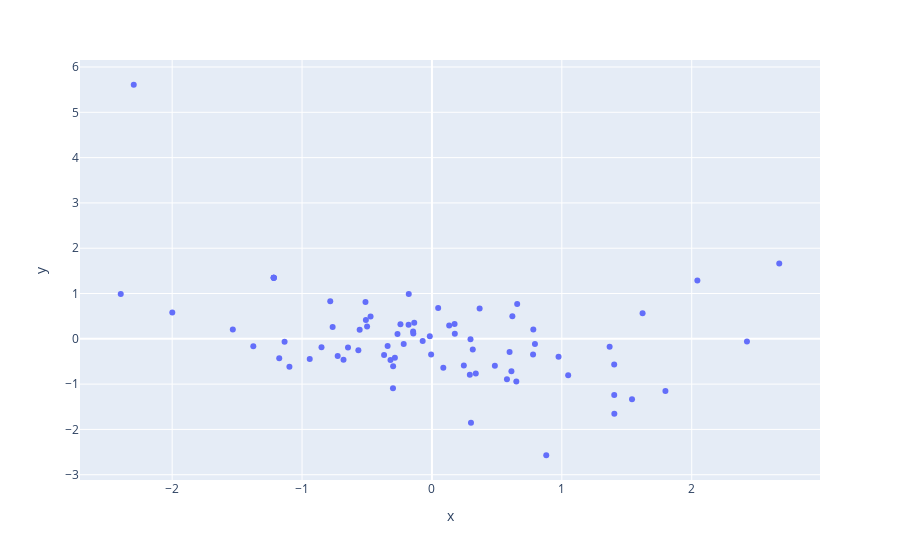

Notebook code cell kept with this figure:
### Code cell
#px.scatter(r_data)
px.scatter(x=r_data.Returns, y=r_data.Volatility, hover_name=r_data.index)

### Figure 1 — Plotly figure (JSON) as saved in the notebook; plotly's stock layout.template omitted (floating-point values rounded to 4 significant figures)
{"data": [{"hovertemplate": "<b>%{hovertext}</b><br><br>x=%{x}<br>y=%{y}<extra></extra>", "hovertext": ["BTC", "ETH", "SOL", "EGLD", "VET", "GALA", "QNT", "TWT", "BNB", "KSM", "XMR", "MATIC", "DOT", "SHIB", "AAVE", "FET", "OCEAN", "SC", "CELR", "LINK", "XRP", "ADA", "LTC", "AVAX", "ATOM", "FIL", "NEAR", "ICP", "ALGO", "FTM", "THETA", "CHZ", "NEO", "DASH", "SNX", "KAVA", "DOGE", "SAND", "CRV", "ZIL", "CELO", "BAT", "XLM", "DODO", "IOTA", "APT", "TROY", "REN", "IDEX", "YFI", "EOS", "LUNC", "CFX", "CFX", "OP", "LDO", "PAXG", "TRX", "ILV", "CAKE", "DEXE", "ETC", "LIT", "APE", "LTO", "HOT", "AXS", "COMP", "LUNA", "CFX", "CFX", "IMX", "WOO", "MINA", "PEPE", "ARB", "MANA"], "legendgroup": "", "marker": {"color": "#636efa", "symbol": "circle"}, "mode": "markers", "name": "", "orientation": "v", "showlegend": false, "type": "scatter", "x": [1.404, 0.3004, 0.2968, 0.4844, 0.9746, -0.4725, 1.049, -0.3413, -0.3001, 0.5976, 1.403, -0.8504, 0.6496, -0.2174, 0.7929, -0.1785, 0.6561, 0.3143, -0.5086, 0.6118, 1.403, -0.3685, 2.425, -0.3192, 0.2917, -0.1451, -0.01649, -0.6464, -0.7257, -0.5565, -0.2853, -1.375, 0.7803, -0.1799, 0.6191, 2.043, 0.3375, -0.1434, -0.006326, -0.07138, 0.176, 0.2455, 1.797, -0.7645, 0.7784, -0.2425, -0.941, -0.5116, -2.396, 0.08746, -1.176, 0.3671, -1.218, -1.218, -0.783, 1.622, 0.88, 1.54, 0.5775, -1.097, -0.6809, 1.368, -0.4993, -1.533, -1.135, -0.2989, 0.1327, 2.674, -1.999, -1.218, -1.218, 0.1743, 0.04778, -0.1364, -2.296, -0.5665, -0.2653], "xaxis": "x", "y": [-1.656, -1.855, -0.007094, -0.5949, -0.3946, 0.493, -0.8026, -0.1603, -1.09, -0.2911, -1.24, -0.1857, -0.9396, -0.117, -0.1153, 0.9903, 0.769, -0.2378, 0.416, -0.7151, -0.5695, -0.3595, -0.05684, -0.4671, -0.7943, 0.1642, 0.05914, -0.1935, -0.3778, 0.1979, -0.4167, -0.1649, 0.2033, 0.3096, 0.5008, 1.285, -0.7648, 0.116, -0.3469, -0.04725, 0.112, -0.5916, -1.149, 0.2602, -0.3439, 0.3207, -0.4481, 0.8111, 0.9892, -0.6378, -0.4295, 0.6705, 1.346, 1.346, 0.8276, 0.5654, -2.57, -1.336, -0.8902, -0.616, -0.4629, -0.1777, 0.2705, 0.2045, -0.06254, -0.6067, 0.2953, 1.665, 0.5785, 1.346, 1.346, 0.3267, 0.682, 0.3555, 5.608, -0.2511, 0.1036], "yaxis": "y"}], "layout": {"legend": {"tracegroupgap": 0}, "margin": {"t": 60}, "xaxis": {"anchor": "y", "domain": [0, 1], "title": {"text": "x"}}, "yaxis": {"anchor": "x", "domain": [0, 1], "title": {"text": "y"}}}}
